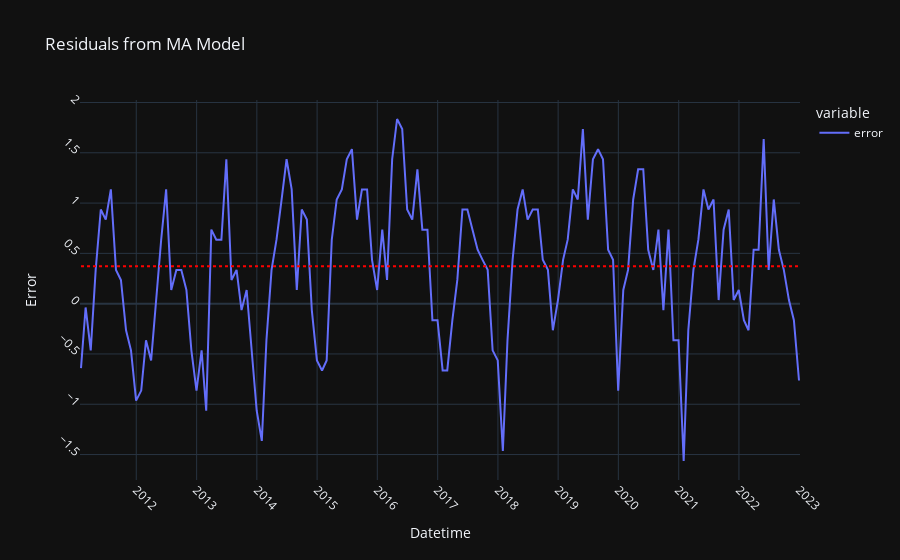

Here is the notebook cell this chart was saved with:
### Markdown cell above
From the constants and the lag terms, we should use the predicted model:

##### ŷ(t) = 28 + 0.73ε(t-1) + 0.40ε(t-2) (ignore ε(t) as current prediction error is caught on the fly)

In this equation:

ŷ(t) represents the predicted value of the dependent variable at time t.
ε(t-1) represents the prediction error (residual) at time (t-1).
ε(t-2) represents the prediction error (residual) at time (t-2).
The coefficients 0.73 and 0.40 represent the weights assigned to the lagged prediction errors (ε).

### Code cell
# get prediction start and end dates
pred_start_date = test_data.index[0]
pred_end_date = test_data.index[-1]

# get predictions and residuals
predictions = model_fit.predict(start=pred_start_date, end=pred_end_date)
residuals = test_data - predictions

# print(residuals)

# Plot residuals
fig_resid = px.line(residuals, labels={residuals.index.name: 'Datetime', 'value': 'Error'}, title='Residuals from MA Model')
fig_resid.update_xaxes(dtick='M12', tickangle=45)
fig_resid.update_yaxes(dtick=0.5, tickangle=45)
fig_resid.update_traces(name='error', hovertemplate='Datetime: %{x}<br>Error: %{y}')

# add the mean line
mean_residuals = np.mean(residuals)
fig_resid.add_shape(
    type="line",
    x0=residuals.index[0],
    y0=mean_residuals,
    x1=residuals.index[-1],
    y1=mean_residuals,
    line=dict(color="red", dash="dot"),
)
fig_resid.show()

### Figure 1 — Plotly figure (JSON) as saved in the notebook; plotly's stock layout.template omitted (floating-point values rounded to 4 significant figures; data arrays with more than 128 entries replaced by an {"elided": "..."} marker saying what was removed)
{"data": [{"hovertemplate": "Datetime: %{x}<br>Error: %{y}", "legendgroup": "0", "line": {"color": "#636efa", "dash": "solid"}, "marker": {"symbol": "circle"}, "mode": "lines", "name": "error", "orientation": "v", "showlegend": true, "type": "scatter", "x": {"elided": "144 str values"}, "xaxis": "x", "y": {"elided": "144 float values"}, "yaxis": "y"}], "layout": {"legend": {"title": {"text": "variable"}, "tracegroupgap": 0}, "shapes": [{"line": {"color": "red", "dash": "dot"}, "type": "line", "x0": "2011-01-31T00:00:00", "x1": "2022-12-31T00:00:00", "y0": 0.3723, "y1": 0.3723}], "title": {"text": "Residuals from MA Model"}, "xaxis": {"anchor": "y", "domain": [0, 1], "dtick": "M12", "tickangle": 45, "title": {"text": "Datetime"}}, "yaxis": {"anchor": "x", "domain": [0, 1], "dtick": 0.5, "tickangle": 45, "title": {"text": "Error"}}}}
